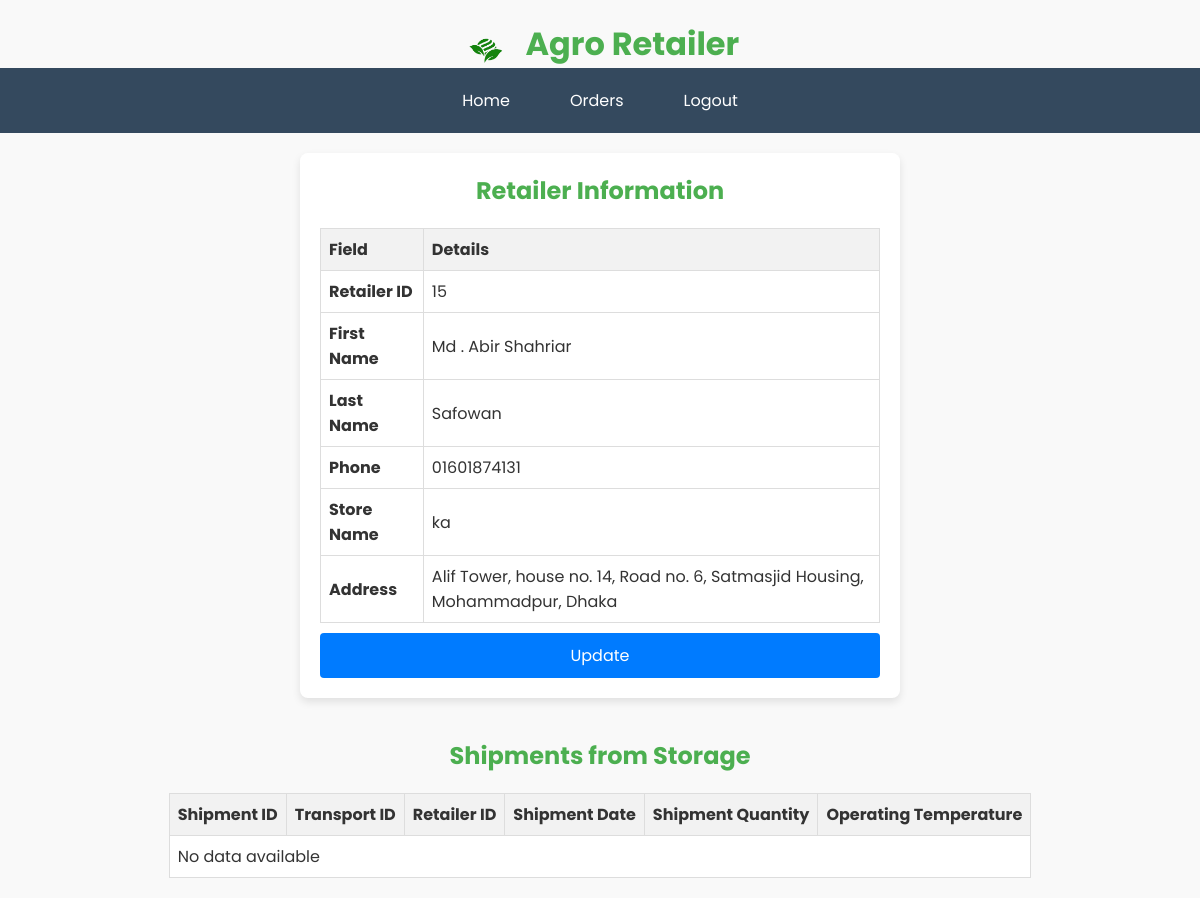
The app's page /retailer.php, older data.
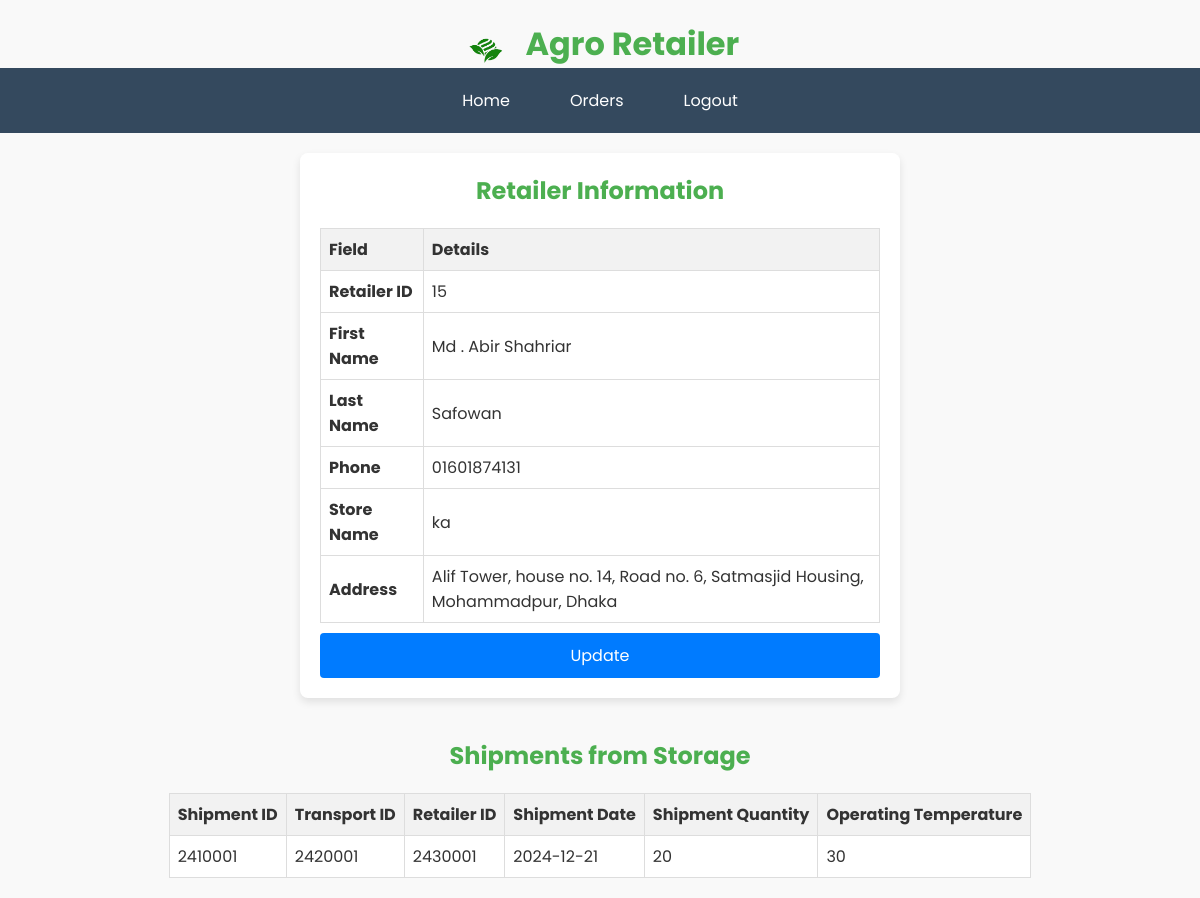
The same page, newer data.
### tables this page shows
CREATE TABLE `tblshipment` (
  `Shipment ID` int(7) NOT NULL,
  `shTransport ID` int(7) NOT NULL,
  `Retailer ID` int(7) NOT NULL,
  `Shipment Date` date NOT NULL,
  `Shipment Quantity` int(6) NOT NULL,
  `Operating Temperature` varchar(10) NOT NULL
);

### retailer.php (the view, shortened to what this page needs)
<!DOCTYPE html>
<html lang="en">
<head>
    <link rel="stylesheet" href="retailer_style.css">
</head>
<body>
    <h1>
        <img src="logo.png" alt="Retail Logo" class="logo-img">
        Agro Retailer
    </h1>
    <nav class="nav">
        <ul class="ul">
            <li><a href="retailer.php">Home</a></li>
            <li><a href="retailer_orders.php">Orders</a></li>
            <li><a href="login.php">Logout</a></li>
        </ul>
    </nav>
    <section class="retailer-info-container">
        <h2>Retailer Information</h2>
        <table class="retailer-info-table">
            <thead>
                <tr>
                    <th>Field</th>
                    <th>Details</th>
                </tr>
            </thead>
            <tbody>
                <?php
                $conn = new mysqli('localhost', 'root', '', 'crud');
                $sql = "SELECT * FROM tblretailer LIMIT 1";
                $result = $conn->query($sql);
                if ($result->num_rows > 0) {
                    $row = $result->fetch_assoc();
                    echo "<tr><td><strong>Retailer ID</strong></td><td>" . $row['Retailer ID'] . "</td></tr>";
                    echo "<tr><td><strong>First Name</strong></td><td>" . $row['First Name'] . "</td></tr>";
                    echo "<tr><td><strong>Last Name</strong></td><td>" . $row['Last Name'] . "</td></tr>";
                    echo "<tr><td><strong>Phone</strong></td><td>" . $row['Phone'] . "</td></tr>";
                    echo "<tr><td><strong>Store Name</strong></td><td>" . $row['Store Name'] . "</td></tr>";
                    echo "<tr><td><strong>Address</strong></td><td>" . $row['Address'] . "</td></tr>";
                } else {
                    echo "<tr><td colspan='2'>No data available</td></tr>";
                }
                ?>
            </tbody>
        </table>
        <button type="button" class="btn" onclick="location.href='retailer_update.php'">Update</button>
    </section>
    <section class="shipments-container">
        <h2>Shipments from Storage</h2>
        <table class="shipments-table">
            <thead>
                <tr>
                    <th>Shipment ID</th>
                    <th>Transport ID</th>
                    <th>Retailer ID</th>
                    <th>Shipment Date</th>
                    <th>Shipment Quantity</th>
                    <th>Operating Temperature</th>
                </tr>
            </thead>
            <tbody>
                <?php
                $conn = new mysqli('localhost', 'root', '', 'crud');
                $sql = "SELECT * FROM tblshipment";
                $result = $conn->query($sql);
                if ($result->num_rows > 0) {
                    while ($row = $result->fetch_assoc()) {
                        echo "<tr>";
                        echo "<td>" . $row['Shipment ID'] . "</td>";
                        echo "<td>" . $row['shTransport ID'] . "</td>";
                        echo "<td>" . $row['Retailer ID'] . "</td>";
                        echo "<td>" . $row['Shipment Date'] . "</td>";
                        echo "<td>" . $row['Shipment Quantity'] . "</td>";
                        echo "<td>" . $row['Operating Temperature'] . "</td>";
                        echo "</tr>";
                    }
                } else {
                    echo "<tr><td colspan='6'>No data available</td></tr>";
                }
                ?>
            </tbody>
        </table>
    </section>
</body>
</html>

Row changes from the older to the newer data that the page shows:
added tblshipment: Shipment ID "2410001", shTransport ID "2420001", Retailer ID "2430001", Shipment Date "2024-12-21", Shipment Quantity "20", Operating Temperature "30"
Text that changed along with them:
text no longer shown: "No data available"
